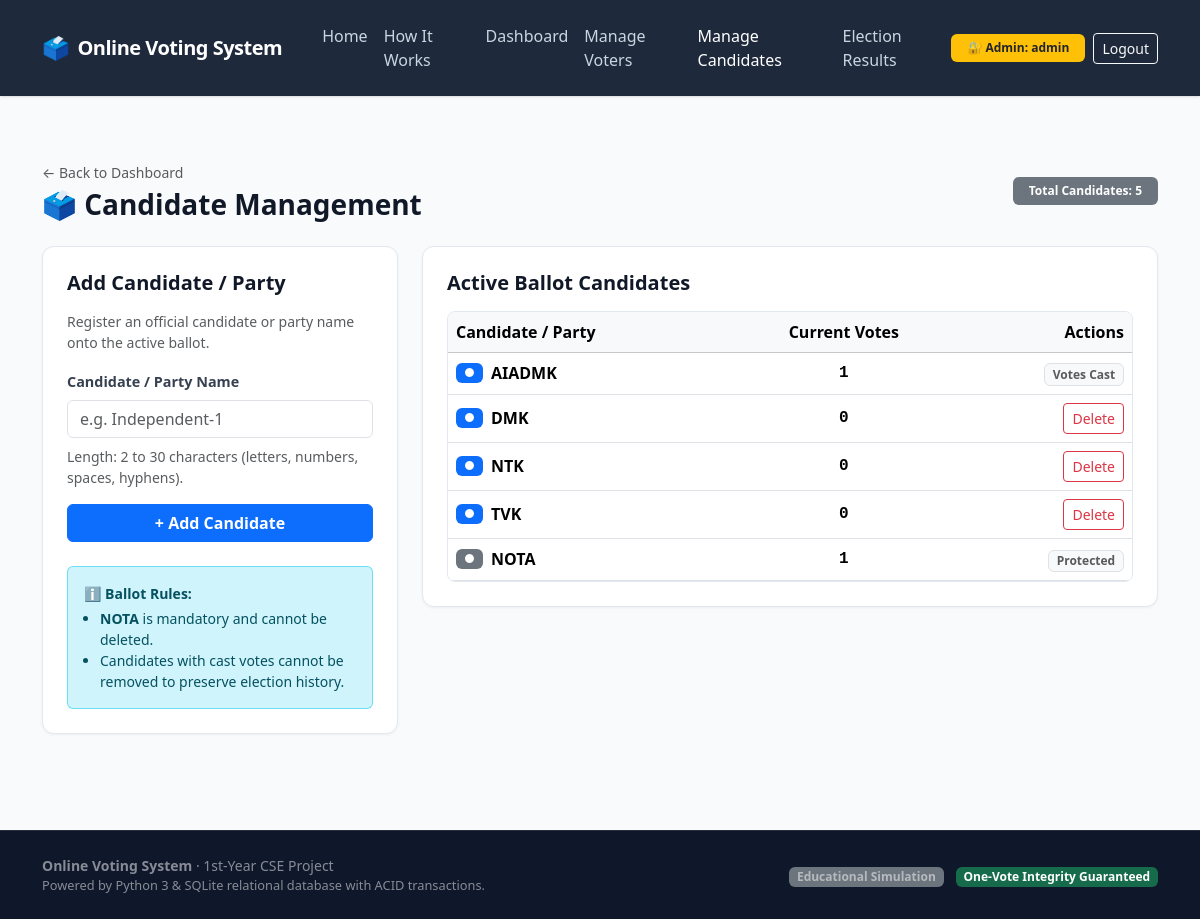
Screenshot of /admin/candidates (signed in) with the database file from the repository.
### tables this page shows
CREATE TABLE candidates (
            id INTEGER PRIMARY KEY AUTOINCREMENT,
            name TEXT UNIQUE NOT NULL,
            votes INTEGER NOT NULL DEFAULT 0
        );

### app.py (the view)
@app.route("/admin/candidates")
@admin_required
def admin_candidates():
    candidate_votes = load_votes()
    return render_template("manage_candidates.html", candidate_votes=candidate_votes)

### app.py (called while the page is built)
def admin_required(view_func: Callable) -> Callable:
    @functools.wraps(view_func)
    def wrapped_view(*args, **kwargs):
        if not session.get("admin"):
            flash("Administrator authentication required to access this page.", "danger")
            return redirect(url_for("admin_login_page"))
        return view_func(*args, **kwargs)
    return wrapped_view

### database.py (called while the page is built)
def get_db_connection(db_path: Optional[str] = None) -> sqlite3.Connection:
    target_db = db_path or DB_FILE
    os.makedirs(os.path.dirname(target_db), exist_ok=True)
    conn = sqlite3.connect(target_db, timeout=10.0)
    conn.row_factory = sqlite3.Row
    conn.execute("PRAGMA foreign_keys = ON;")
    return conn

def load_votes(db_path: Optional[str] = None) -> Dict[str, int]:
    conn = get_db_connection(db_path)
    cursor = conn.cursor()
    cursor.execute("""
        SELECT c.name, COUNT(v.id) AS vote_count
        FROM candidates c
        LEFT JOIN votes v ON c.name = v.candidate_name
        GROUP BY c.id, c.name
        ORDER BY c.id ASC;
    """)
    rows = cursor.fetchall()
    conn.close()
    return {row["name"]: row["vote_count"] for row in rows}

### templates/manage_candidates.html (shortened to what this page needs)
{% extends "base.html" %}
{% block content %}
<div class="container py-4">
  <div class="d-flex justify-content-between align-items-center flex-wrap gap-2 mb-4">
    <div>
      <a href="{{ url_for('admin_dashboard') }}" class="text-decoration-none small text-muted">← Back to Dashboard</a>
      <h3 class="fw-bold mb-0 mt-1">🗳️ Candidate Management</h3>
    </div>
    <span class="badge bg-secondary px-3 py-2">Total Candidates: {{ candidate_votes|length }}</span>
  </div>
  <div class="row g-4">
    <div class="col-lg-4">
      <div class="custom-card p-4">
        <h5 class="fw-bold mb-3">Add Candidate / Party</h5>
        <p class="text-muted small mb-3">
          Register an official candidate or party name onto the active ballot.
        </p>
        <form id="addCandidateForm" novalidate>
          <div class="mb-3">
            <label for="newCandidateName" class="form-label">Candidate / Party Name</label>
            <input
              type="text"
              class="form-control"
              id="newCandidateName"
              placeholder="e.g. Independent-1"
              maxlength="30"
              required
            >
            <div class="form-text small text-muted mt-2">
              Length: 2 to 30 characters (letters, numbers, spaces, hyphens).
            </div>
          </div>
          <button type="submit" class="btn btn-primary w-100 fw-semibold">
            + Add Candidate
          </button>
        </form>
        <div class="alert alert-info border-info border-opacity-50 small mt-4 mb-0">
          <strong>ℹ️ Ballot Rules:</strong>
          <ul class="mb-0 ps-3 mt-1">
            <li><strong>NOTA</strong> is mandatory and cannot be deleted.</li>
            <li>Candidates with cast votes cannot be removed to preserve election history.</li>
          </ul>
        </div>
      </div>
    </div>
    <div class="col-lg-8">
      <div class="custom-card p-4">
        <h5 class="fw-bold mb-3">Active Ballot Candidates</h5>
        <div class="table-responsive">
          <table class="table table-hover align-middle mb-0" id="candidateTable">
            <thead class="table-light">
              <tr>
                <th scope="col">Candidate / Party</th>
                <th scope="col" class="text-center">Current Votes</th>
                <th scope="col" class="text-end">Actions</th>
              </tr>
            </thead>
            <tbody>
              {% if candidate_votes %}
                {% for cand_name, vote_count in candidate_votes.items() %}
                  <tr>
                    <td>
                      <div class="d-flex align-items-center gap-2">
                        <span class="badge {% if cand_name == 'NOTA' %}bg-secondary{% else %}bg-primary{% endif %} px-2 py-1">
                          ●
                        </span>
                        <span class="fw-bold">{{ cand_name }}</span>
                      </div>
                    </td>
                    <td class="text-center font-monospace fw-bold fs-6">
                      {{ vote_count }}
                    </td>
                    <td class="text-end">
                      {% if cand_name == 'NOTA' %}
                        <span class="badge bg-light text-muted border">Protected</span>
                      {% elif vote_count > 0 %}
                        <span class="badge bg-light text-muted border" title="Cannot delete: candidate has recorded votes">Votes Cast</span>
                      {% else %}
                        <button
                          type="button"
                          class="btn btn-outline-danger btn-sm btn-remove-candidate"
                          data-candidate-name="{{ cand_name }}"
                          title="Remove candidate"
                        >
                          Delete
                        </button>
                      {% endif %}
                    </td>
                  </tr>
                {% endfor %}
              {% else %}
                <tr>
                  <td colspan="3" class="text-center text-muted py-4">
                    No candidates found.
                  </td>
                </tr>
              {% endif %}
            </tbody>
          </table>
        </div>
      </div>
    </div>
  </div>
</div>
{% endblock %}

### templates/base.html (shortened to what this page needs)
<!DOCTYPE html>
<html lang="en">
<head>
  <link href="https://cdn.jsdelivr.net/npm/bootstrap@5.3.3/dist/css/bootstrap.min.css" rel="stylesheet">
  <link rel="stylesheet" href="{{ url_for('static', filename='css/style.css') }}">
</head>
<body>
  <nav class="navbar navbar-expand-lg navbar-dark navbar-custom sticky-top py-3">
    <div class="container">
      <a class="navbar-brand d-flex align-items-center gap-2" href="{{ url_for('home') }}">
        <span style="font-size: 1.4rem;">🗳️</span>
        <span>Online Voting System</span>
      </a>
      <div class="collapse navbar-collapse" id="navbarContent">
        <ul class="navbar-nav me-auto mb-2 mb-lg-0 ms-lg-3">
          <li class="nav-item">
            <a class="nav-link {% if request.path == '/' %}active{% endif %}" href="{{ url_for('home') }}">Home</a>
          </li>
          <li class="nav-item">
            <a class="nav-link {% if request.path == '/about' %}active{% endif %}" href="{{ url_for('about') }}">How It Works</a>
          </li>
          {% if session.get('admin') %}
          <li class="nav-item">
            <a class="nav-link {% if request.path == '/admin/dashboard' %}active{% endif %}" href="{{ url_for('admin_dashboard') }}">Dashboard</a>
          </li>
          <li class="nav-item">
            <a class="nav-link {% if request.path == '/admin/voters' %}active{% endif %}" href="{{ url_for('admin_voters') }}">Manage Voters</a>
          </li>
          <li class="nav-item">
            <a class="nav-link {% if request.path == '/admin/candidates' %}active{% endif %}" href="{{ url_for('admin_candidates') }}">Manage Candidates</a>
          </li>
          <li class="nav-item">
            <a class="nav-link {% if request.path == '/admin/results' %}active{% endif %}" href="{{ url_for('admin_results') }}">Election Results</a>
          </li>
          {% endif %}
        </ul>
        <div class="d-flex align-items-center gap-2">
          {% if session.get('voter_id') %}
            <span class="badge bg-primary px-3 py-2">👤 Voter: {{ session.get('voter_id') }}</span>
            <a href="{{ url_for('logout') }}" class="btn btn-outline-light btn-sm">Logout</a>
          {% elif session.get('admin') %}
            <span class="badge bg-warning text-dark px-3 py-2">🔐 Admin: {{ session.get('admin') }}</span>
            <a href="{{ url_for('admin_logout') }}" class="btn btn-outline-light btn-sm">Logout</a>
          {% else %}
            <a href="{{ url_for('login_page') }}" class="btn btn-outline-light btn-sm px-3">Voter Login</a>
            <a href="{{ url_for('admin_login_page') }}" class="btn btn-primary btn-sm px-3">Admin Portal</a>
          {% endif %}
        </div>
      </div>
    </div>
  </nav>
  <main class="py-4">
    {% block content %}{% endblock %}
  </main>
  <footer class="py-4 border-top border-secondary border-opacity-25 mt-5">
    <div class="container text-center">
      <div class="row align-items-center">
        <div class="col-md-6 text-md-start mb-2 mb-md-0">
          <p class="mb-0 text-white-50 small">
            <strong>Online Voting System</strong> · 1st-Year CSE Project
          </p>
          <p class="mb-0 text-white-50" style="font-size: 0.8rem;">
            Powered by Python 3 &amp; SQLite relational database with ACID transactions.
          </p>
        </div>
        <div class="col-md-6 text-md-end">
          <span class="badge bg-secondary text-white-50 me-2">Educational Simulation</span>
          <span class="badge bg-success bg-opacity-75">One-Vote Integrity Guaranteed</span>
        </div>
      </div>
    </div>
  </footer>
</body>
</html>

### static/css/style.css (style rules this page uses)
:root { --primary-color: #2563eb; --primary-hover: #1d4ed8; --primary-light: #eff6ff; --primary-border: #bfdbfe; --dark-bg: #0f172a; --header-bg: #1e293b; --body-bg: #f8fafc; --card-bg: #ffffff; --text-main: #111827; --text-muted: #64748b; --border-color: #e2e8f0; --border-focus: #3b82f6; --success-color: #16a34a; --success-light: #f0fdf4; --warning-color: #d97706; --warning-light: #fffbeb; --danger-color: #dc2626; --danger-light: #fef2f2; }
body { font-family: 'Segoe UI', system-ui, -apple-system, BlinkMacSystemFont, 'Inter', Roboto, sans-serif; background-color: var(--body-bg); color: var(--text-main); min-height: 100vh; display: flex; flex-direction: column; }
main { flex: 1 0 auto; }
footer { flex-shrink: 0; background-color: #0f172a; color: #94a3b8; }
.navbar-custom { background-color: var(--header-bg); box-shadow: 0 1px 3px 0 rgba(0, 0, 0, 0.1), 0 1px 2px -1px rgba(0, 0, 0, 0.1); }
.navbar-brand { font-weight: 700; font-size: 1.25rem; letter-spacing: -0.025em; color: #ffffff !important; }
.nav-link { color: #cbd5e1 !important; font-weight: 500; transition: color 0.15s ease-in-out; }
.nav-link:hover, .nav-link.active { color: #ffffff !important; }
.custom-card { background-color: var(--card-bg); border: 1px solid var(--border-color); border-radius: 0.75rem; box-shadow: 0 1px 3px 0 rgba(0, 0, 0, 0.05); transition: transform 0.15s ease, box-shadow 0.15s ease; }
.form-label { font-weight: 600; font-size: 0.9rem; color: #374151; }
.table-responsive { border-radius: 0.5rem; border: 1px solid var(--border-color); }

### rows the page displays
candidates: name "AIADMK", vote_count "1", shows "Votes Cast"
candidates: name "DMK", votes "0"
candidates: name "NTK", votes "0"
candidates: name "TVK", votes "0"
candidates: name "NOTA", votes "1", shows "Protected"

### other values shown
{{ session.get('admin') }} "admin"
{{ candidate_votes|length }} "5"
